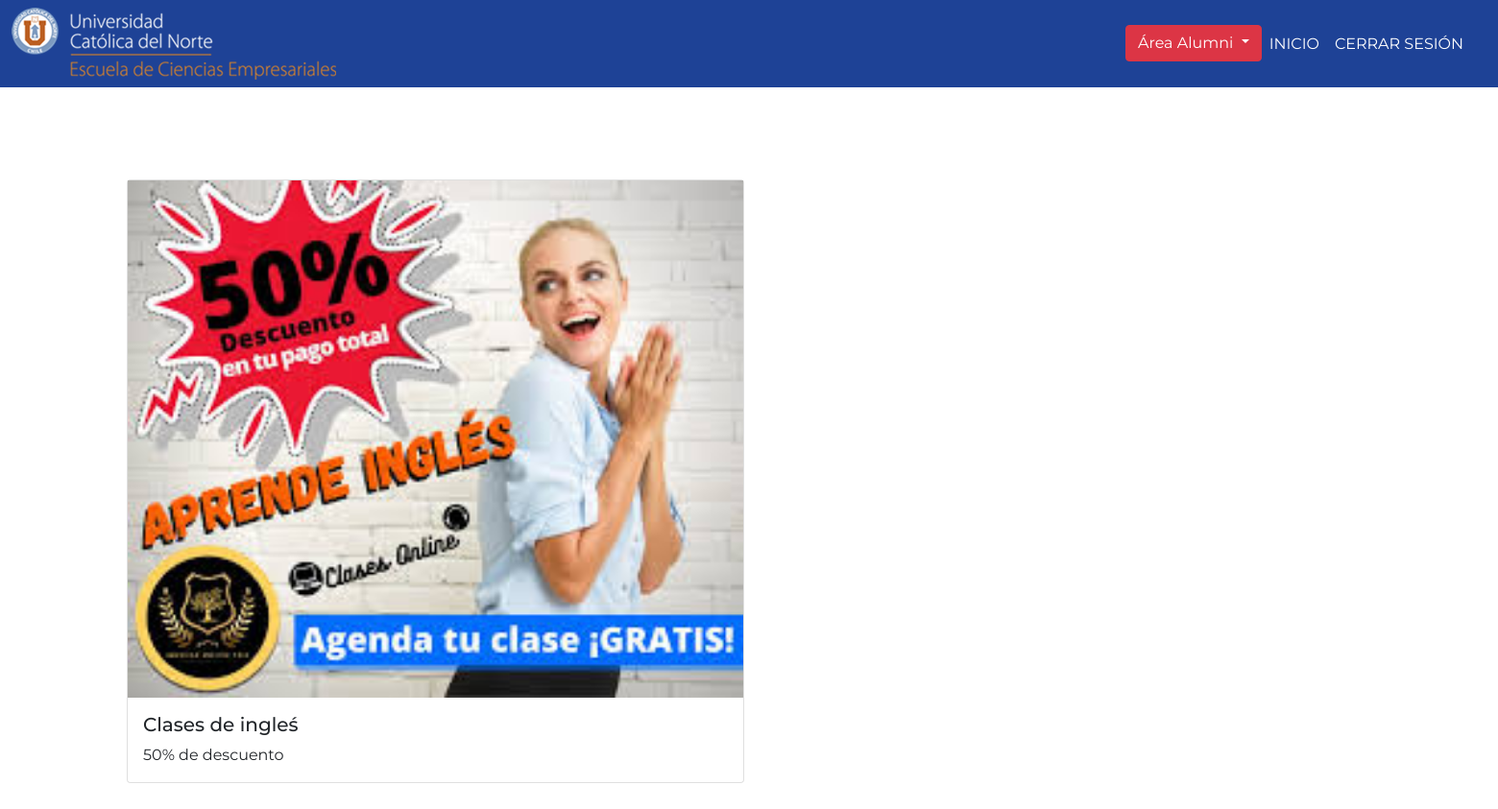
The page /post_beneficios/int8 on the database its author committed.
### bolsa_laboral/models.py (models this page shows, shortened)
class Beneficios(models.Model):
    autor = models.ForeignKey(User, null=True, on_delete=models.CASCADE)
    titulo = models.CharField(max_length=250)
    descripcion = models.TextField()
    imagen = models.ImageField(upload_to='beneficios/images/')
    class Meta:
        verbose_name = "Beneficios"
        verbose_name_plural= "Beneficios"

### bolsa_laboral/views.py (the view)
# urls.py: path('post_beneficios/int<int:pk>', PostDetail_beneficios.as_view(), name="post_detail_beneficios"),
class PostDetail_beneficios(DetailView):
    model = Beneficios
    template_name = 'beneficios/post_detail_beneficios.html'

### table/templates/beneficios/post_detail_beneficios.html (shortened to what this page needs)
{% extends 'base3.html' %}
{% block content %}
{% load static %}
<div class="container">
<div class="row row-cols-1 row-cols-md-3 g-4" style="width: 2000px;">
  <div class="col">
    <div class="card">
      <img src="{{ beneficios.imagen.url }}" class="img-fluid"
        alt="Hollywood Sign on The Hill" />
      <div class="card-body">
        <h5 class="card-title">{{beneficios.titulo}}</h5>
        <p class="card-text">
            {{beneficios.descripcion}}
        </p>
      </div>
    </div>
  </div>
</div>
</div>
{% endblock content %}

### static/css/estilo-inicio copy.css (style rules this page uses)
* { margin: 0; padding: 0; box-sizing: border-box; font-family: 'Montserrat'; }
html { min-height: 100%; scroll-behavior: smooth; }

### static/css/bolsa_laboral.css (style rules this page uses)
body { background: white; }

### rows shown on the page
Beneficios: imagen (picture), titulo "Clases de ingleś", descripcion "50% de descuento"
